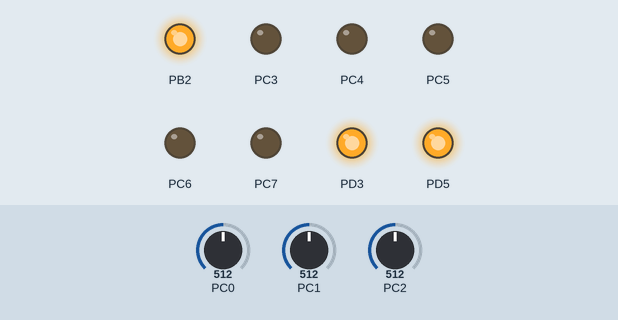
A program run on a simulated ATmega328P, built with avr-gcc and emulated at 16 MHz. Shown: output pins drawn as LEDs (lit = HIGH). Inputs (shaded band) come from the test bench; at power-on: PC0 = 512, PC1 = 512, PC2 = 512.

Above: at 1.2 s.
1.3 s: PC0 set to 9
2.8 s: PC0 set to 6
At 3.8 s:
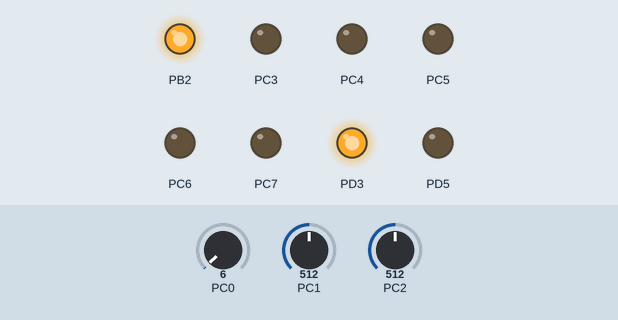
4.3 s: PC1 set to 9
5.8 s: PC1 set to 6
At 6.1 s:
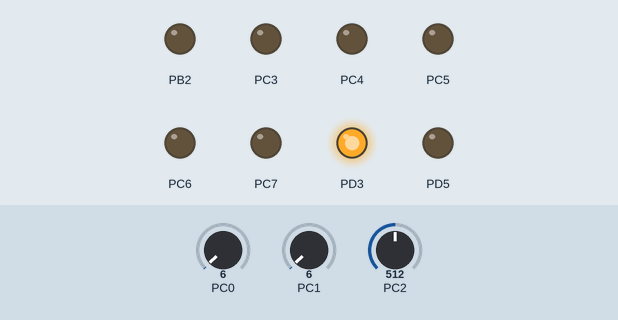
7.3 s: PC2 set to 9
8.8 s: PC2 set to 6
At 9.5 s:
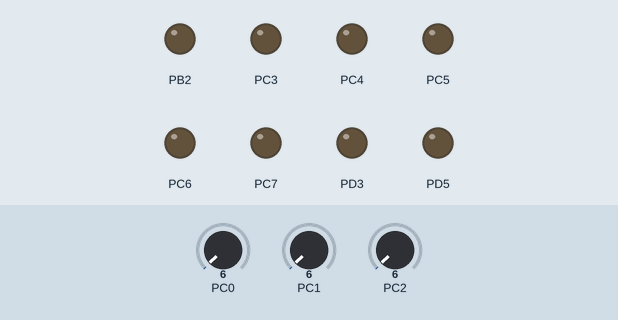
Timing chart, 0 to 11.3 s (numbered marks = the images above; inputs shaded):
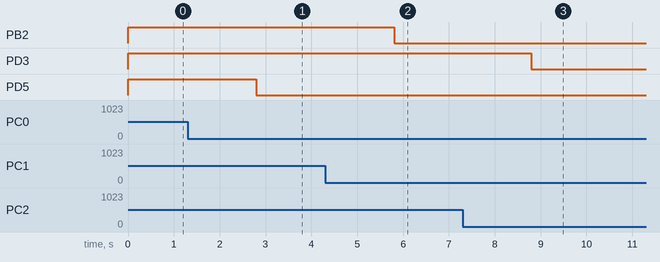

The program:

main.c
```c
/*
 * Lab1G.c
 *
 * Created: 2019/2/19 4:09:02
 * Author : ZRZ-default
 */


#include <avr/io.h>
#include <avr/interrupt.h>


#define  F_CPU 16000000
#define PRESCALER 256
#define F_PWM 500
#define PWM_CACL ((F_CPU/(F_PWM * PRESCALER)) - 1)

#define reff 0x02  // Higher, the bigger chance to be dark
unsigned char HighBYTE,LowBYTE;
int ADCnum=0;

void init();

int main(void)
{
	/* Replace with your application code */
	init();
	while (1)
	{
	}
}

void init(){
	TCCR0A = (1<<COM0A1)|(1<<COM0B1)|(1<<WGM01)|(1<<WGM00); //Timer 0 Fast PWM Mode
	TCCR0B = (1<<WGM02)|(1<<CS02); //Timer 0 Fast PWM, Prescaler 256
	OCR0A = PWM_CACL;

	TCCR1A = (1<<COM1A1)|(1<<COM1B1)|(1<<WGM11)|(1<<WGM10);
	TCCR1B = (1<<WGM13)|(1<<WGM12)|(1<CS12);
	OCR1A = PWM_CACL;

	TCCR2A = (1<<COM2A1)|(1<<COM2B1)|(1<<WGM21)|(1<<WGM20);
	TCCR2B = (1<<WGM22)|(1<<CS22)|(1<<CS21);
	OCR2A = PWM_CACL;

	DDRB |= (1<<2); // PortB.2 output for PWM
	DDRD |= (1<<5)|(1<<3); // PortD.3, 5 output for PWM
	DDRC = (~(1<<0))&(~(1<<1))&(~(1<<2)); // PortC.0, 1, 2 as input for ADC

	ADCSRA= (1<<ADEN)|(1<<ADIE)|(1<<ADPS2)|(1<<ADPS1)|(1<<ADPS0); //Make ADC enable and interrupt select ck/128. The higher the better
	ADMUX = (1<<REFS1)|(1<<REFS0)|(1<<ADLAR);//Internal 1.1Vref. and ADC0 single Ended Input, input LEFT-justified data
	sei();
	ADCSRA |= (1<<ADSC);//start conversion
}

ISR(ADC_vect){
	// The brighter, the resistor will decrease, the voltage of resistor will decrease the voltage of ADC will increase, the value of ADC will be bigger
	LowBYTE = ADCL;
	HighBYTE = ADCH;
	if (ADCnum==0){
		if (HighBYTE < reff){
			OCR0B = 0;
		}
		else{
			OCR0B = PWM_CACL;
		}
		ADMUX |= (1<<MUX0); //Next Step ADC1 Single Ended Input
		ADCnum = 1;
	}
	else if (ADCnum==1){
		if (HighBYTE < reff){
			OCR1B = 0;
		}
		else{
			OCR1B = PWM_CACL;
		}
		ADMUX &= ~(1<<MUX0);
		ADMUX |= (1<<MUX1); //Next Step ADC2 Single Ended Input
		ADCnum=2;
	}
	else if(ADCnum==2){
		if (HighBYTE < reff){
			OCR2B = 0;
		}
		else{
			OCR2B=PWM_CACL;
		}
		ADMUX &= ~(1<<MUX1);
		//Next Step ADC0 Single Ended Input
		ADCnum=0;
	}
	ADCSRA |= (1<<ADSC); //start conversion
}
```

Measured:
- the behaviour switches between 8 and 7 on PC0 (found by bisection; images 0 and 1)
- the behaviour switches between 8 and 7 on PC1 (found by bisection; images 1 and 2)
- the behaviour switches between 8 and 7 on PC2 (found by bisection; images 2 and 3)
- after the input at 1.3 s, every drawn part: stays the same
- after the input at 2.8 s, PD5: HIGH → LOW at once
- after the input at 4.3 s, every drawn part: stays the same
- after the input at 5.8 s, PB2: HIGH → LOW at once
- after the input at 7.3 s, every drawn part: stays the same
- after the input at 8.8 s, PD3: HIGH → LOW at once
